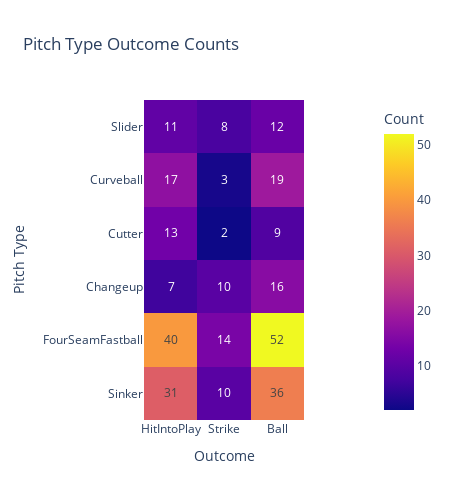

Notebook source saved alongside this figure:
### Code cell
# Create a heatmap with Plotly Express
fig = px.imshow(melted_df.pivot(index='Pitch Type', columns='Outcome', values='Count'),
                x=melted_df['Outcome'].unique(),
                y=melted_df['Pitch Type'].unique(),
                labels=dict(x='Outcome', y='Pitch Type', color='Count'),
                title='Pitch Type Outcome Counts',
                width=450,
                height=500, 
                text_auto=True)

# Show the plot
fig.show()

# fig.write_image("Pitch Type Outcomes.png", engine='kaleido')

### Figure 1 — Plotly figure (JSON) as saved in the notebook; plotly's stock layout.template omitted (floating-point values rounded to 4 significant figures)
{"data": [{"coloraxis": "coloraxis", "hovertemplate": "Outcome: %{x}<br>Pitch Type: %{y}<br>Count: %{z}<extra></extra>", "name": "0", "texttemplate": "%{z}", "type": "heatmap", "x": ["HitIntoPlay", "Strike", "Ball"], "xaxis": "x", "y": ["Slider", "Curveball", "Cutter", "Changeup", "FourSeamFastball", "Sinker"], "yaxis": "y", "z": [[11, 8, 12], [17, 3, 19], [13, 2, 9], [7, 10, 16], [40, 14, 52], [31, 10, 36]]}], "layout": {"coloraxis": {"colorbar": {"title": {"text": "Count"}}, "colorscale": [[0, "#0d0887"], [0.1111, "#46039f"], [0.2222, "#7201a8"], [0.3333, "#9c179e"], [0.4444, "#bd3786"], [0.5556, "#d8576b"], [0.6667, "#ed7953"], [0.7778, "#fb9f3a"], [0.8889, "#fdca26"], [1, "#f0f921"]]}, "height": 500, "title": {"text": "Pitch Type Outcome Counts"}, "width": 450, "xaxis": {"anchor": "y", "constrain": "domain", "domain": [0, 1], "scaleanchor": "y", "title": {"text": "Outcome"}}, "yaxis": {"anchor": "x", "autorange": "reversed", "constrain": "domain", "domain": [0, 1], "title": {"text": "Pitch Type"}}}}
